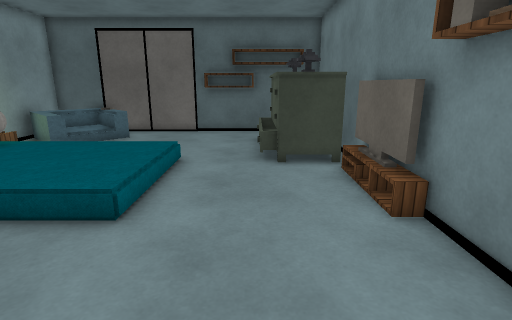
view 1 (above)

13 first-person views from a walk through a 3-D level made in the Unity game engine. The camera is 1.4 m above the floor, tilts 14° down and sees 80° across. The floor is counted in squares, 0.5 m on a side. Each view is taken from the middle of a square. On the plan, view 1 faces up. The plan holds only what a view shows up to about 20 squares ahead; the rest is blank. Surface patterns are stand-ins for the level's own textures.

view 2
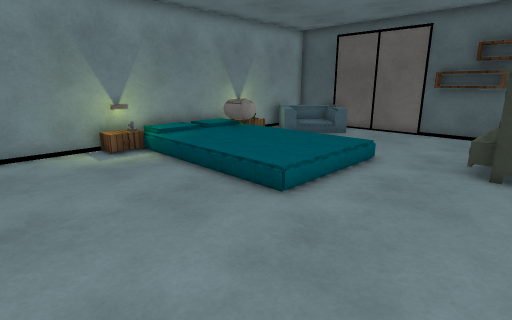

view 3
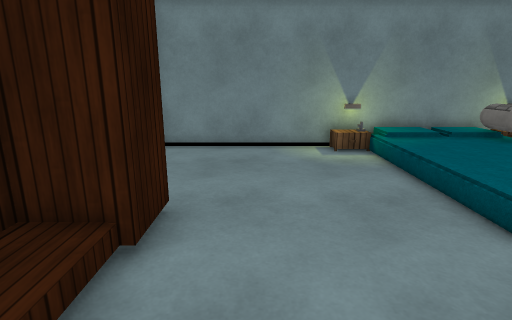

view 4
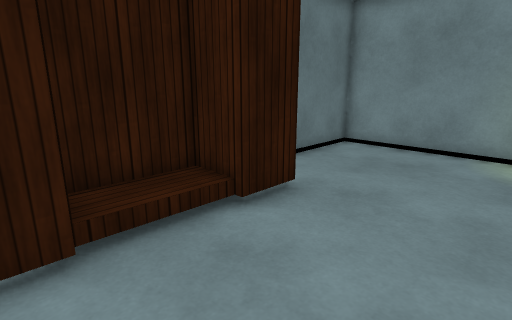

view 5
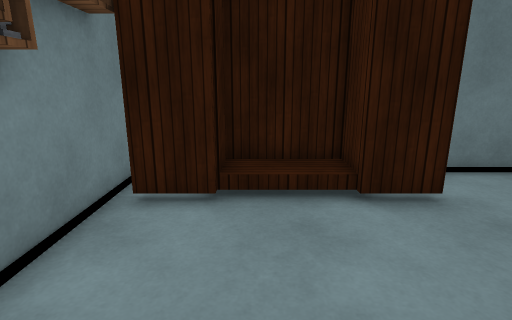

view 6
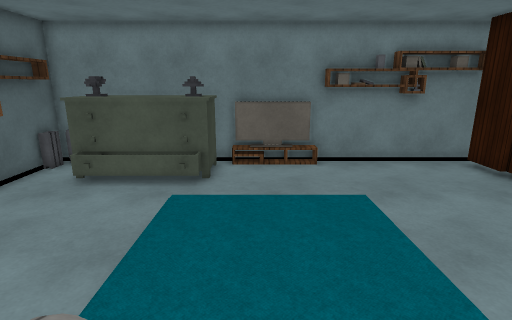

view 7
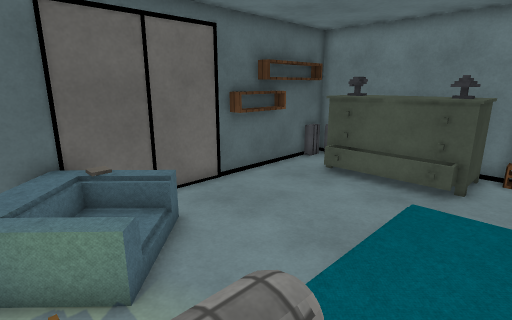

view 8
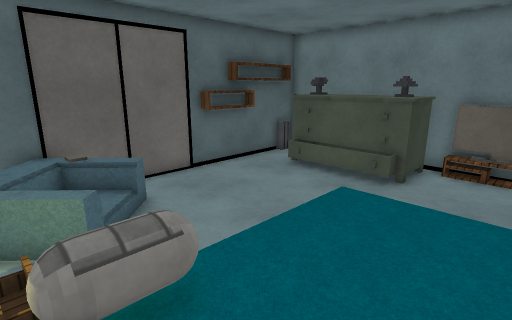

view 9
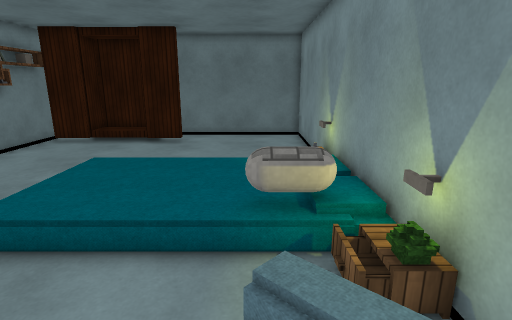

view 10
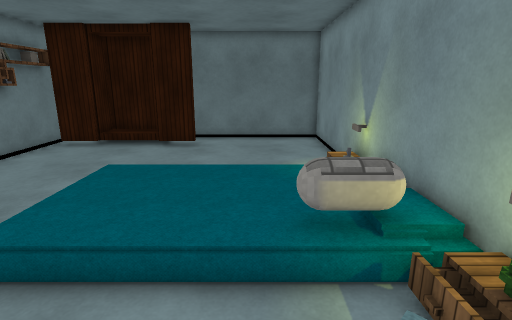

view 11
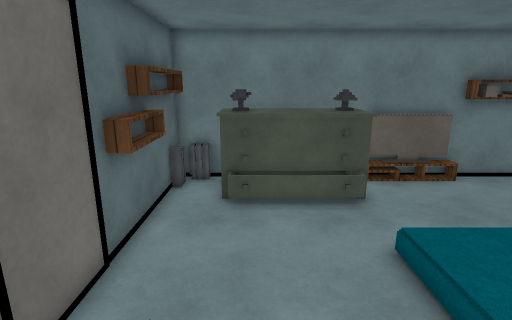

view 12
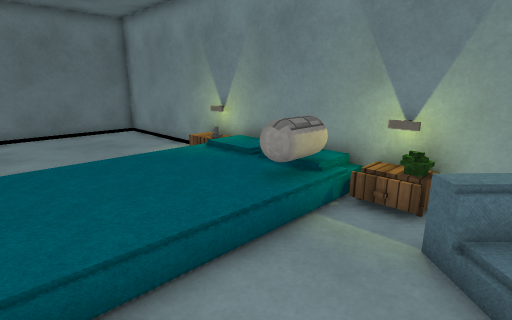

view 13
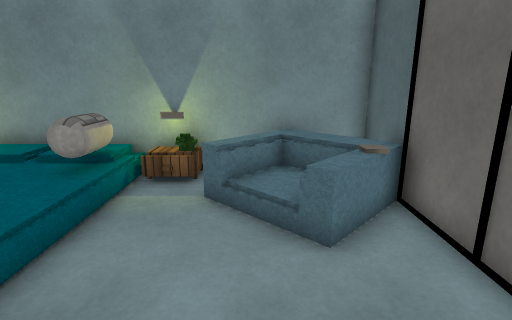

### Floor plan
Key: @ floor where view 1 was taken; # wall or solid block; . main floor; : floor 0.25 m higher than the main floor; + floor 0.5 m higher than the main floor; / step, stairs or slope; = window, fence, low wall or low ledge; T TV; C cactus; S shelf; R radiator; B bush; O other object.
Columns run from 12 left of view 1 to 4 right of it. Each row starts with its distance up from view 1.
 19 #####  ##########
 18 #  #=##  #### RR#
 17 #  /OO.........R#
 16 #   /O.......OOO#
 15 #////........OOO#
 14 #./O.........OOO#
 13 #B...........OOO#
 12 #+...........OOO#
 11 #+#O:::::/...OOO#
 10 # OO     /.....T#
  9 #+       /.....T#
  8 #        /.....T#
  7 #+       /.....T#
  6 #/////////......#
  5 O/..............#
  4 #...............#
  3 #...............#
  2 #..............C#
  1 #..............S#
  0 #...........@...#
 -1 #.......OO...OOO#
 -2 #........OOOOO..#
 -3 #######  OOOOO  #
 -4        ##

Positions as (right, up) in squares from view 1, and headings:
1: (0, 0), facing up
2: (2, 0), facing up-left
3: (2, 1), facing left
4: (2, 4), facing down-left
5: (0, 6), facing down
6: (-11, 9), facing right
7: (-11, 9), facing up-right
8: (-11, 7), facing up-right
9: (-9, 17), facing down
10: (-8, 16), facing down
11: (-10, 15), facing right
12: (-4, 15), facing down-left
13: (-2, 15), facing left
